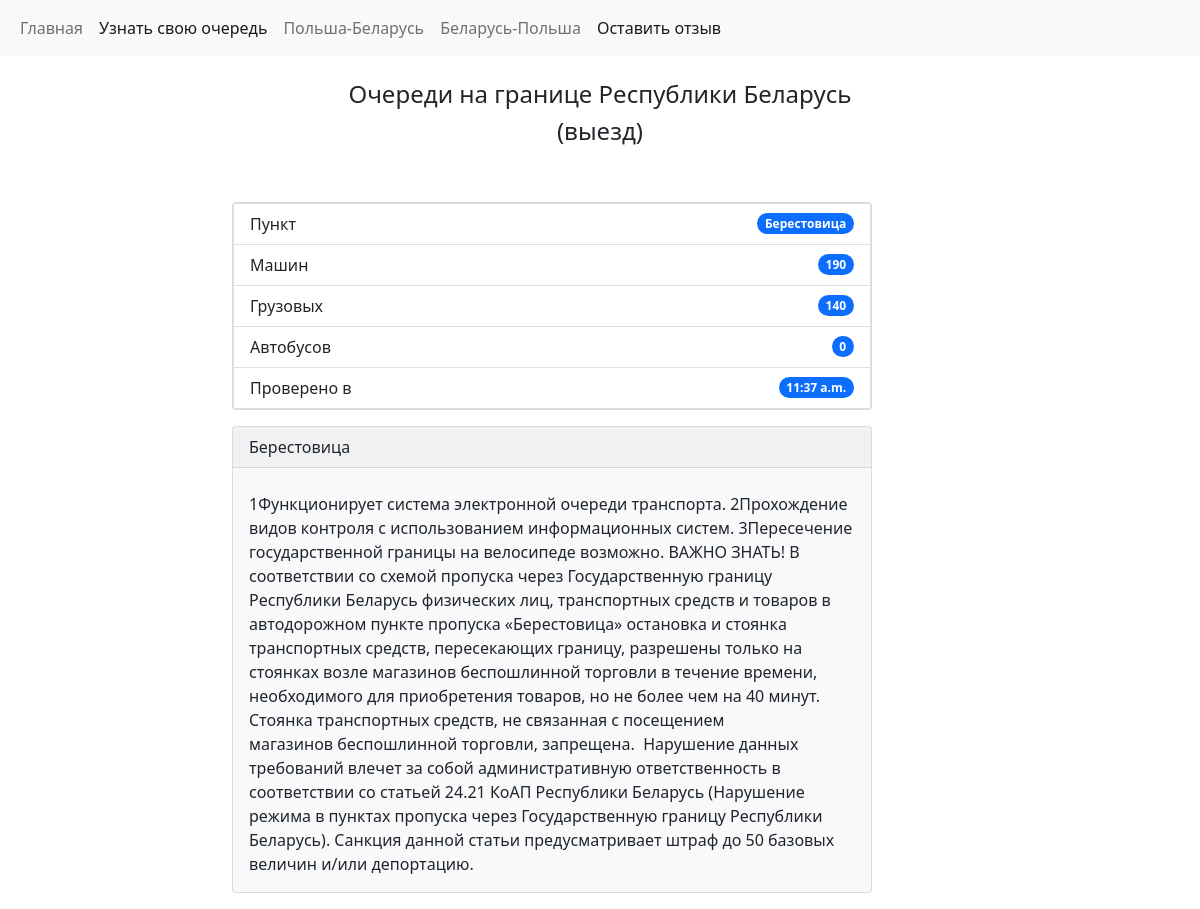
The page /berestovitsa on the database its author committed.
### website/models.py (models this page shows, shortened)
class Borders(models.Model):
    location = models.CharField(max_length=100)
    cars = models.CharField(max_length=100)
    buses = models.CharField(max_length=100)
    lorries = models.CharField(max_length=100)
    text = models.TextField(max_length=1600)
    time = models.TimeField(auto_now=True)
    created = models.DateTimeField(auto_now=True)

### website/views.py (the view)
# urls.py: path('berestovitsa', views.berestovitsa, name='berestovitsa'),
def berestovitsa(request):
    obj = Borders.objects.get(location='Берестовица')
    return render(request, 'berestovitsa.html', {'obj': obj})

### website/templates/berestovitsa.html (shortened to what this page needs)
{% extends 'base.html' %}
{% block content %}
  <div class="container">
    <div class="row">
      <div class="col-sm-2">
      </div>
      <div class="col-sm-8">
            <div class="card text-dark bg-light mb-3" style="max-width: 40rem; width: 400">
                <ul class="list-group">
                  <li class="list-group-item d-flex justify-content-between align-items-center">
                    Пункт
                    <span class="badge bg-primary rounded-pill">{{ obj.location }}</span>
                  </li>
                  <li class="list-group-item d-flex justify-content-between align-items-center">
                    Машин
                    <span class="badge bg-primary rounded-pill">{{ obj.cars }}</span>
                  </li>
                  <li class="list-group-item d-flex justify-content-between align-items-center">
                    Грузовых
                    <span class="badge bg-primary rounded-pill">{{ obj.lorries }}</span>
                  </li>
                  <li class="list-group-item d-flex justify-content-between align-items-center">
                    Автобусов
                    <span class="badge bg-primary rounded-pill">{{ obj.buses }}</span>
                  </li>
                  <li class="list-group-item d-flex justify-content-between align-items-center">
                    Проверено в
                    <span class="badge bg-primary rounded-pill">{{ obj.time }}</span>
                  </li>
                </ul>
            </div>
            <div class="card text-dark bg-light mb-3" style="max-width: 40rem;">
              <div class="card-header">{{ obj.location }}</div>
              <div class="card-body">
                <p class="card-text">{{ obj.text }}</p>
              </div>
            </div>
      </div>
      <div class="col-sm-2">
      </div>
    </div>
  </div>
{% endblock %}

### rows shown on the page
Borders: location "Берестовица", cars "190", lorries "140", buses "0", time "11:37 a.m.", text "1Функционирует система электронной очереди транспорта. 2Прохождение видов контроля с использованием информационных систем. 3Пересечение государственной границы на велосипеде возможно. ВАЖНО ЗНАТЬ! В соответствии со схемой пропуска через Государственную границу Республики Беларусь физических лиц, транспортных средств и товаров в автодорожном пункте пропуска «Берестовица» остановка и стоянка транспортных средств, пересекающих границу, разрешены только на стоянках возле магазинов беспошлинной торговли в течение времени, необходимого для приобретения товаров, но не более чем на 40 минут. Стоянка транспортных средств, не связанная с посещением магазинов беспошлинной торговли, запрещена.…"
